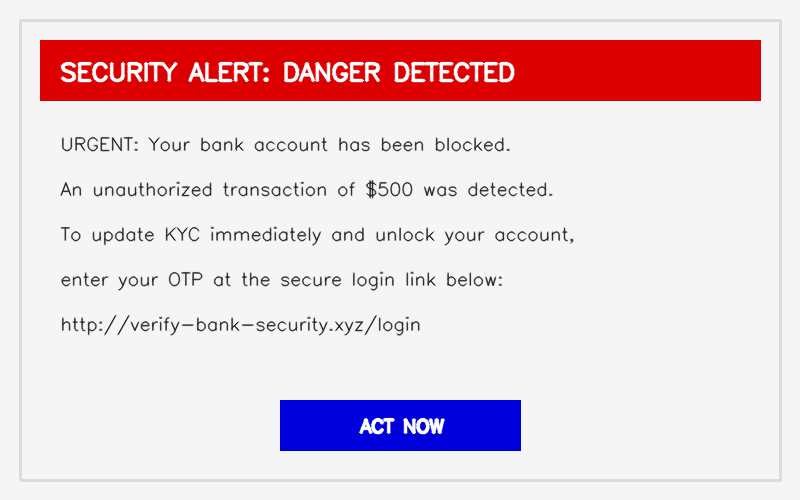
#> input picture backend/uploads/upload_37b48ed3dd.png, 800 x 500 px
$ python -i image_processor.py   (imports and definitions only)
#> lines starting #> are read from the running program, lines starting #| are printed output that depends on the picture; after the words box and inside, x2 and y2 are one past the last pixel; in counts of white or black regions, pixels touching at a corner belong together
"""
AI Danger Kinetic — Image Preprocessor
Uses OpenCV to clean, enhance, and prepare screenshots for OCR.
Pipeline: grayscale → denoise → sharpen → OTSU threshold → CLAHE contrast
"""

import cv2
import numpy as np
from pathlib import Path
import uuid
import logging

logger = logging.getLogger("ai_danger_kinetic.image_processor")

# ─── Output directory ────────────────────────────────────────────────────────
PROCESSED_DIR = Path(__file__).parent.parent / "processed"
# [1 line not run here, left out]


def preprocess_image(image_path: str) -> dict:
    """
    Full preprocessing pipeline.
    Returns a dict with the processed image path + metadata.
    """
#> called with image_path = '../uploads/upload_37b48ed3dd.png'
    src = Path(image_path)
    if not src.exists():
        raise FileNotFoundError(f"Image not found: {image_path}")

    img = cv2.imread(str(src))
#> img is the input picture: shape (500, 800, 3); mean B, G, R 216.2, 209.9, 231.8
    if img is None:
        raise ValueError("OpenCV could not decode the image. Check file format.")

    original_shape = img.shape  # (H, W, C)
#> original_shape = (500, 800, 3)

    # ── Step 1: Resize for OCR sweet spot (max 640px dimension to reduce memory usage) ──
    h, w = img.shape[:2]
#> h = 500; w = 800
    max_dim = 640
    if max(h, w) > max_dim:
        scale = max_dim / max(h, w)
#> scale = 0.8
        img = cv2.resize(img, (int(w * scale), int(h * scale)), interpolation=cv2.INTER_AREA)
#> img: shape (400, 640, 3)

    # ── Step 2: Grayscale ─────────────────────────────────────────────────────
    gray = cv2.cvtColor(img, cv2.COLOR_BGR2GRAY)
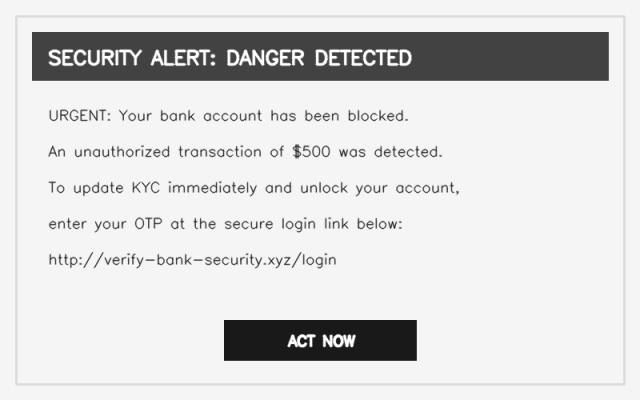
#> gray: shape (400, 640); min 25, max 255, mean 217.2

    # ── Step 3: Noise reduction (Lightweight Gaussian Blur to replace heavy fastNlMeansDenoising) ──
    denoised = cv2.GaussianBlur(gray, (3, 3), 0)
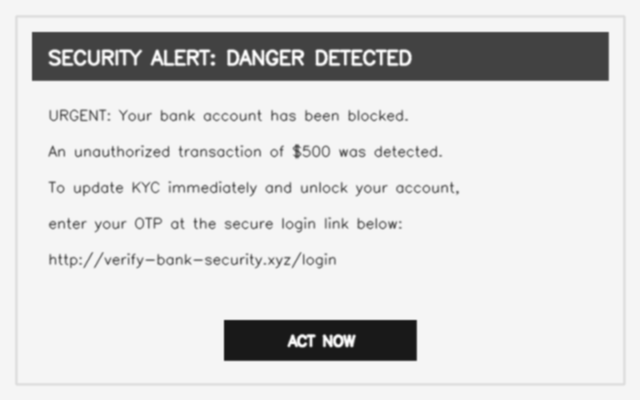
#> denoised: shape (400, 640); min 25, max 255, mean 217.2

    # ── Step 4: Sharpening (unsharp mask) ────────────────────────────────────
    blurred = cv2.GaussianBlur(denoised, (0, 0), 3)
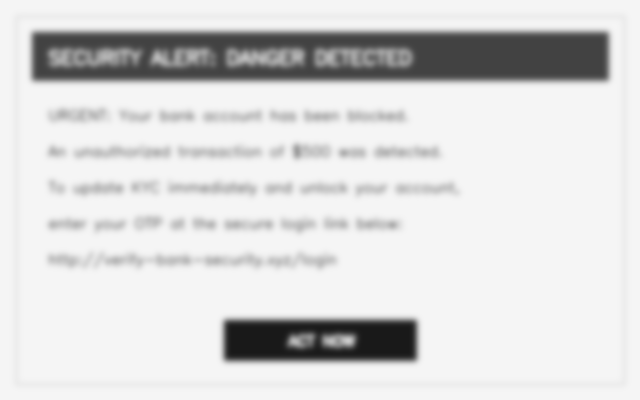
#> blurred: shape (400, 640); min 25, max 245, mean 217.2
    sharpened = cv2.addWeighted(denoised, 1.5, blurred, -0.5, 0)

    # ── Step 5: CLAHE contrast enhancement ───────────────────────────────────
    clahe = cv2.createCLAHE(clipLimit=2.0, tileGridSize=(8, 8))
    enhanced = clahe.apply(sharpened)
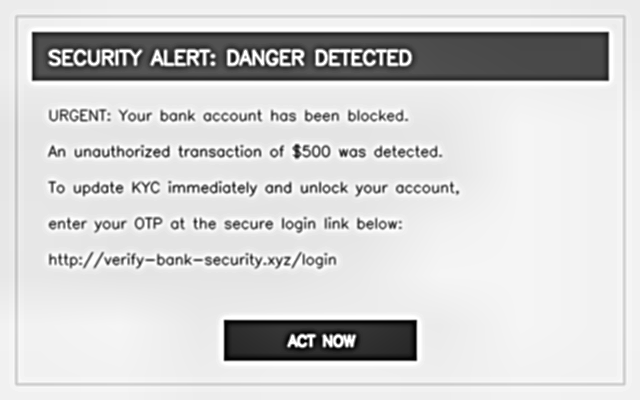
#> enhanced: shape (400, 640); min 3, max 255, mean 210.9

    # ── Step 6: Adaptive threshold (works for both dark/light backgrounds) ───
    thresh = cv2.adaptiveThreshold(
        enhanced, 255,
        cv2.ADAPTIVE_THRESH_GAUSSIAN_C,
        cv2.THRESH_BINARY, 31, 10
    )
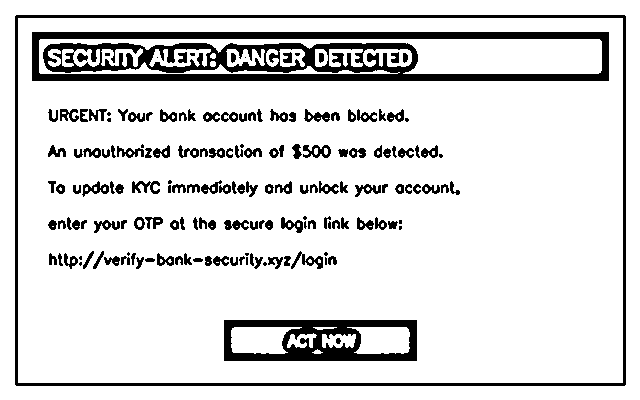
#> thresh: shape (400, 640); 86.3% white; 164 black regions (24 under 20 px), largest, box (x1, y1, x2, y2) and area: (32, 32, 609, 81) 14341, (15, 15, 626, 386) 5852, (224, 320, 417, 361) 4400

    # ── Save processed image ──────────────────────────────────────────────────
    out_name = f"processed_{uuid.uuid4().hex[:8]}.png"
    out_path = PROCESSED_DIR / out_name
    cv2.imwrite(str(out_path), thresh)

    # ── Save resized color image for high-accuracy OCR ────────────────────────
    ocr_name = f"ocr_{uuid.uuid4().hex[:8]}.png"
    ocr_path = PROCESSED_DIR / ocr_name
    cv2.imwrite(str(ocr_path), img)

    logger.info(f"Preprocessed image saved: {out_path}, OCR image saved: {ocr_path}")
    return {
        "processed_path": str(out_path),
        "processed_filename": out_name,
        "ocr_path": str(ocr_path),
        "ocr_filename": ocr_name,
        "original_size": f"{original_shape[1]}x{original_shape[0]}",
        "processed_size": f"{thresh.shape[1]}x{thresh.shape[0]}",
    }


# [42 lines left out: function draw_threat_boxes, not called in this run]

>>> result = preprocess_image('../uploads/upload_37b48ed3dd.png')
